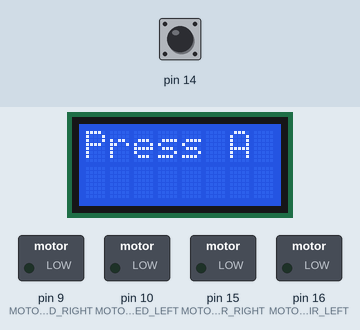
This sketch was run on a simulated Arduino Leonardo, built with avr-gcc and run on an emulated ATmega32U4. On the bench: 8×2 character LCD, switched loads named in the sketch (green lamp = pin HIGH). Dashed ring = blinking. The test bench sets the inputs (shaded band); at power-on: pin 14 HIGH. Random numbers use the default seed unless the sketch sets one.

Above: at 0.8 s.
0.9 s: pin 14 pulled LOW for 0.15 s
At 1.7 s:
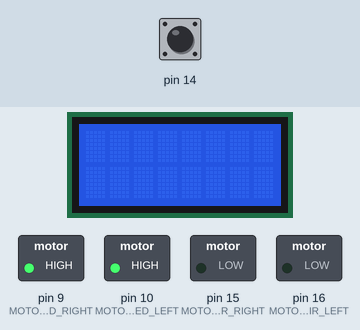
At 2.8 s:
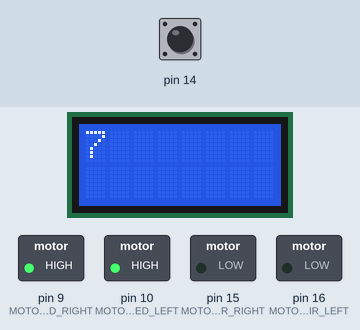
Timing chart, 0 to 10.0 s (numbered marks = the images above; inputs shaded):
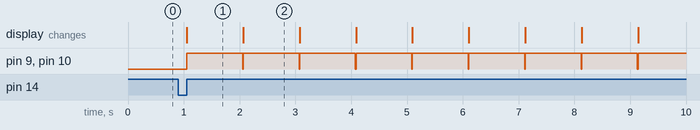

The sketch:

1_go_straight.ino
```cpp
/* WITH THIS CODE THE ZUMO "RUNS" FAST
 *  This program toggles the motors ON and OFF
 * and is an introduction to the PWM (Pulse Width Modulation) application
 */

// Include necessary for using Zumo32u4 libraries
#include <Wire.h>
#include <Zumo32U4.h>

Zumo32U4LCD lcd;  // Instanciate the lcd class
Zumo32U4ButtonA buttonA; // Instanciate the buttonA class


// We use "#define" to give names to each PIN required to move the motors
// See explanation of define at https://www.techonthenet.com/c_language/constants/create_define.php
// See PIN mappping for motors at https://www.pololu.com/docs/0J63/3.3

#define MOTOR_SPEED_RIGHT  9
#define MOTOR_DIR_RIGHT  15

#define MOTOR_SPEED_LEFT 10
#define MOTOR_DIR_LEFT  16


// the setup function is executed only once
void setup()
{
  // We want to send commands, so we set all PINs as OUTPUT (INPUT would be for receiving a signal for example)
  // See https://www.arduino.cc/reference/en/language/functions/digital-io/pinmode/
  pinMode(MOTOR_SPEED_RIGHT, OUTPUT);
  pinMode(MOTOR_DIR_RIGHT, OUTPUT);
  pinMode(MOTOR_SPEED_LEFT, OUTPUT);
  pinMode(MOTOR_DIR_LEFT, OUTPUT);

  // We set the direction to LOW which is forward (HIGH is for backward), it is like this we cannot change it (production-design)
  // See https://www.arduino.cc/reference/en/language/functions/digital-io/digitalwrite/
  digitalWrite(MOTOR_DIR_RIGHT, LOW);
  digitalWrite(MOTOR_DIR_LEFT, LOW);

  lcd.clear();  // clear the lcd
  lcd.print("Press A");  // ask user to press button A
  buttonA.waitForButton(); // wait for the button A to be pressed (otherwise, code will not run)
  lcd.clear(); // clear the lcd again
}

// the loop function is executed in an infinite loop
// as soon as we reach the end of the loop() function, it starts again.
void loop()
{

  // Turn both motors ON
  digitalWrite(MOTOR_SPEED_RIGHT, HIGH);
  digitalWrite(MOTOR_SPEED_LEFT, HIGH);

  // see https://www.arduino.cc/reference/en/language/functions/time/delay/
  // you can even do shorter pauses in micro seconds (us)
  delay(1000);  //  see https://www.arduino.cc/reference/en/language/functions/time/delaymicroseconds/

  // Turn both motors OFF
  digitalWrite(MOTOR_SPEED_RIGHT, LOW);
  digitalWrite(MOTOR_SPEED_LEFT, LOW);

  // pause for some time in ms
  // What happens to the speed, why?
  // you can even do shorter pauses in us
  delay(10);


  // This part below is a "bonus" not necessary for the robot movement
  // If you do very short pauses of 1us (pause_duration = 1 and use delayMicroseconds(pause_duration) )
  // Uncomment below to try it out
  // The speed of the robot decreases, why?
  lcd.gotoXY(0, 0); // reset printing position to top-left corner
  lcd.print(random(100)); // we print random numbers just to be able to see it is plotting very fast different things in each loop
}
```

Measured:
- after the input at 0.9 s, pin 9 (MOTOR_SPEED_RIGHT), pin 10 (MOTOR_SPEED_LEFT): alternates HIGH for 1.0 s and LOW for 0.01 s, starting after 0.16 s; the display: changes after 0.16 s (image 1)
- what the display in image 1 shows lasts 1.0 s, from 1.1 s to 2.1 s
